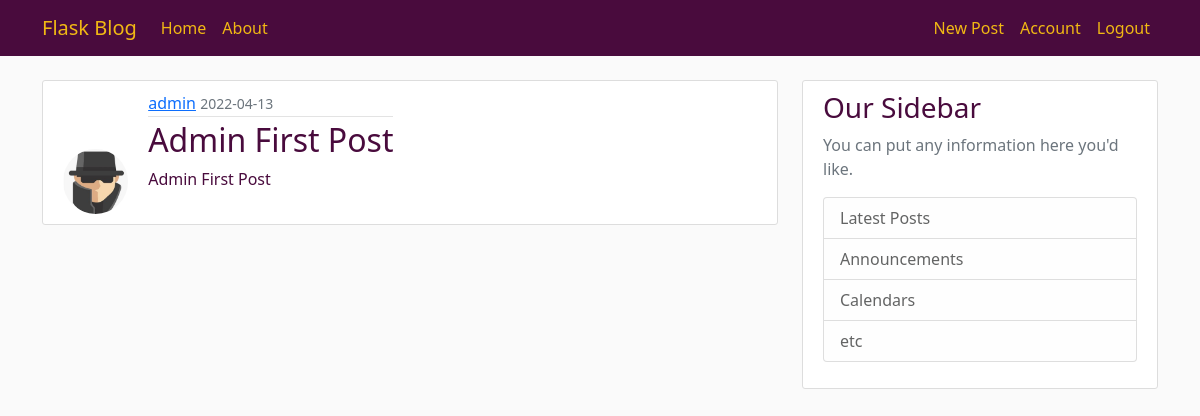
The app's page /post/1 (signed in) with its own data.
### flaskblog/models.py (models this page shows, shortened)
class User(db.Model, UserMixin):
    id = db.Column(db.Integer, primary_key=True)
    username = db.Column(db.String(20), unique=True, nullable=False)
    email = db.Column(db.String(120), unique=True, nullable=False)
    image_file = db.Column(db.String(20), nullable=False, default='default.jpg')
    password = db.Column(db.String(60), nullable=False)
    posts = db.relationship('Post', backref='author', lazy=True)

class Post(db.Model):
    id = db.Column(db.Integer, primary_key=True)
    title = db.Column(db.String(100), nullable=False)
    date_posted = db.Column(db.DateTime, nullable=False, default=datetime.utcnow)
    content = db.Column(db.Text, nullable=False)
    user_id = db.Column(db.Integer, db.ForeignKey('user.id'), nullable=False)

### flaskblog/routes.py (the view)
@app.route("/post/<int:post_id>")
@login_required
def post(post_id):
    post = Post.query.get_or_404(post_id)
    return render_template('post.html', title=post.title, post=post)

### flaskblog/models.py (called while the page is built)
@login_manager.user_loader
def load_user(user_id):
    return User.query.get(int(user_id))

### flaskblog/templates/post.html
{% extends "layout.html" %}
{% block content %}
<article class="media content-section">
    <img class="rounded-circle article-img"
         src="{{ url_for('static', filename='profile_pics/' + post.author.image_file) }}">
    <div class="media-body">
        <div class="article-metadata">
            <a class="mr-2" href="#">{{ post.author.username }}</a>
            <small class="text-muted">{{ post.date_posted.strftime('%Y-%m-%d') }}</small>
        </div>
        <h2 class="article-title">{{ post.title }}</h2>
        <p class="article-content">{{ post.content }}</p>
    </div>
</article>
{% endblock content%}

### flaskblog/static/main.css (style rules this page uses)
body { background: #fafafa; color: #490B3D; margin-top: 5rem; }
h1, h2, h3, h4, h5, h6 { color: #490B3D; }
.content-section { background: #ffffff; padding: 10px 20px; border: 1px solid #dddddd; border-radius: 3px; margin-bottom: 20px; }
.article-title { color: #490B3D; }
.article-content { white-space: pre-line; }
.article-img { height: 65px; width: 65px; margin-right: 16px; position: relative; }
.article-metadata { padding-bottom: 1px; margin-bottom: 4px; border-bottom: 1px solid #e3e3e3 }
.media-body { display:inline-block }

### records on screen
User: image_file (placeholder picture), author.username "admin"
Post: date_posted "2022-04-13", title "Admin First Post", content "Admin First Post"
